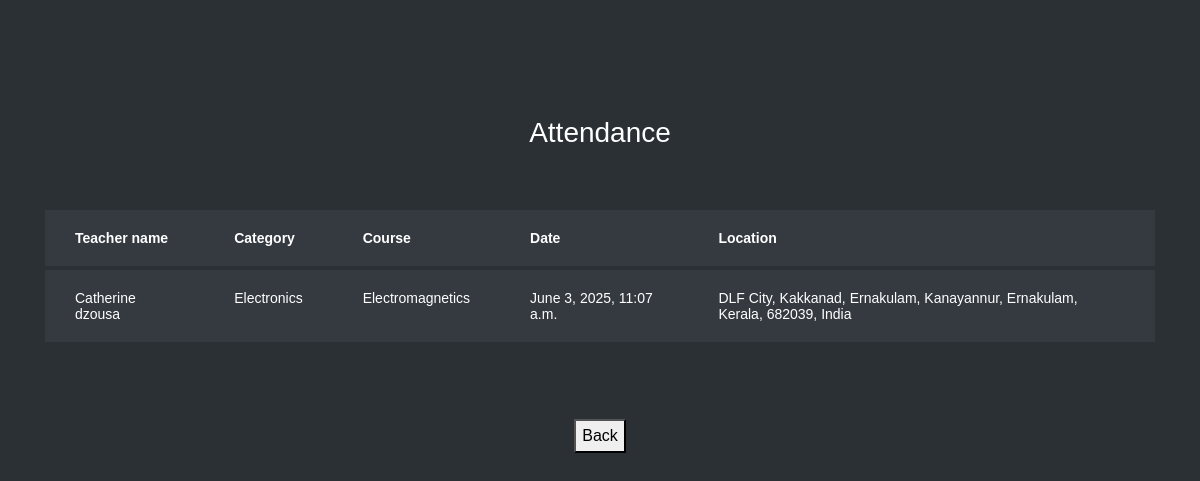
Page /view_stud_attendance (signed in) on the committed database.
### learn/models.py (models this page shows, shortened)
class Attendance(models.Model):
    Date_tim = models.DateTimeField(auto_now_add=True, null=True)
    Attendance_done_location = models.CharField(max_length = 200, null = True)
    atten_stud = models.ForeignKey(Registration, on_delete=models.SET_NULL, null=True, related_name = 'att_to_student')
    atten_tea = models.ForeignKey(Registration, on_delete=models.SET_NULL, null=True, related_name='att_to_teacher')
    atten_enroll = models.ForeignKey(Enrollment, on_delete=models.SET_NULL, null=True, related_name='att_to_enroll')

class Registration(models.Model):
    Password = models.CharField(max_length=200, null=True)
    Registration_date = models.DateField(auto_now_add=True, null=True)
    Num_of_courses_enrolled = models.IntegerField(null=True)
    Num_of_courses_completed = models.IntegerField(null=True)
    Qualification = models.TextField(null=True)
    Introduction_brief = models.TextField(null=True)
    Image = models.ImageField(upload_to='media', null=True)
    Num_of_enrolled_students = models.IntegerField(null=True)
    Average_review_rating = models.IntegerField(null=True)
    Num_of_reviews = models.IntegerField(null=True)
    About_website = models.TextField(null=True)
    Registration_fee = models.IntegerField(null=True)
    User_role = models.CharField(max_length=200, null=True)
    user = models.OneToOneField(User,on_delete = models.CASCADE, null = True)

class Enrollment(models.Model):
    Pending_days = models.IntegerField(null=True)
    Enrollment_date = models.DateField(auto_now_add=True, null=True)
    Teacher_response = models.CharField(max_length=200, null=True)
    Course_completion_status = models.CharField(max_length=200, null=True)
    Payment_status = models.CharField(max_length=200, null=True)
    Certificate = models.FileField(null=True)
    notify = models.CharField(max_length=200, null = True)
    enrol_reg = models.ForeignKey(Registration, on_delete=models.SET_NULL, null = True, related_name = 'student_enrolled')
    enrol_tea = models.ForeignKey(Registration, on_delete=models.SET_NULL, null=True, related_name='teacher_teaching')
    enrol_cou = models.ForeignKey(Course, on_delete=models.CASCADE, null=True, related_name='course_enrolled')

class Course(models.Model):
    Course_title = models.CharField(max_length=200, null=True)
    Course_brief = models.TextField(null=True)
    Course_duration = models.IntegerField(null=True)
    Course_fee = models.FloatField(null=True)
    Language = models.CharField(max_length=200, null=True)
    cou_cat = models.ForeignKey(Category, on_delete=models.CASCADE, null=True,related_name = 'Course_to_category')
    cou_reg = models.ForeignKey(Registration, on_delete=models.SET_NULL, null=True, related_name = 'Course_to_registration')

class Category(models.Model):
    Category_title = models.CharField(max_length=200, null=True)
    Image = models.ImageField(null=True)

### learn/views.py (the view)
# urls.py: path('view_stud_attendance',learn.views.view_stud_attendance,name='view_stud_attendance'),
def view_stud_attendance(request):
    at = Attendance.objects.filter(atten_stud = request.session['logg'])
    return render(request, 'view_stud_attendance.html', {'at':at})

### Template/view_stud_attendance.html (shortened to what this page needs)
{% load static %}
<html lang="en">
  <head>
	<link rel="stylesheet" href="https://stackpath.bootstrapcdn.com/font-awesome/4.7.0/css/font-awesome.min.css">
	<link rel="stylesheet" href="{% static 'tabble/css/style.css' %}">
	</head>
	<body>
	<section class="ftco-section">
		<div class="container">
			<div class="row justify-content-center">
				<div class="col-md-6 text-center mb-5">
					<h2 class="heading-section">Attendance</h2>
				</div>
			</div>
			{% if at %}
			<div class="row">
				<div class="col-md-12">
<div class="table-wrap">
    <table class="table table-bordered table-dark table-hover">
        <thead>
            <tr>
                <th>Teacher name</th>
				<th>Category</th>
				<th>Course</th>
                <th>Date</th>
                <th>Location</th>
            </tr>
        </thead>
        <tbody>
            {% for i in at %}
            <tr>
                <td>{{ i.atten_tea.user.first_name}} {{ i.atten_tea.user.last_name}}</td>
				 <td>{{ i.atten_enroll.enrol_cou.cou_cat.Category_title }}</td>
				<td>{{ i.atten_enroll.enrol_cou.Course_title }}</td>
                <td>{{ i.Date_tim }}</td>
                <td>{{ i.Attendance_done_location }}</td>
            </tr>
            {% endfor %}
        </tbody>
    </table>
</div>
				</div>
			</div>
			{% else %}
			<h1 align="center" style="color:blue">No attendance available</h1>
			{% endif %}
		</div>
		<br><br>
		<div align="center">
			<button type="submit" onclick="location.href='{% url 'student_home' %}'" name='mybtn2'>Back</button>
		</div>
	</section>
	</body>
</html>

### rows in the picture
Attendance: atten_tea.user.first_name "Catherine", atten_tea.user.last_name "dzousa", atten_enroll.enrol_cou.cou_cat.Category_title "Electronics", atten_enroll.enrol_cou.Course_title "Electromagnetics", Date_tim "June 3, 2025, 11:07 a.m.", Attendance_done_location "DLF City, Kakkanad, Ernakulam, Kanayannur, Ernakulam, Kerala, 682039, India"
